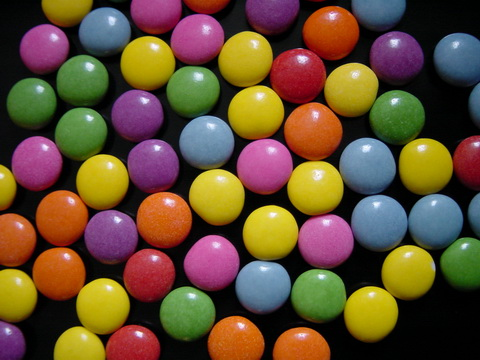
#> input picture PARCIAL 2/colors.jpg, 480 x 360 px
$ python -i fun.py   (imports and definitions only)
#> lines starting #> are read from the running program, lines starting #| are printed output that depends on the picture; after the words box and inside, x2 and y2 are one past the last pixel; in counts of white or black regions, pixels touching at a corner belong together
#> further down, picture is the input picture: shape (360, 480, 3); mean B, G, R 49.7, 76.7, 100.3
import cv2
import numpy as np
#from matplotlib import matplotlib.pyplot as plt

#from google.colab.patches import cv2_imshow
import cv2
import argparse


class detect_color():

  def __init__(self, img):
    #self.img = cv2.imread(img)
    self.img = img
    self.img = np.array(self.img, dtype=np.uint8)
    self.img = np.array(self.img, dtype=np.uint8)
    self.img = cv2.cvtColor(self.img,  cv2.COLOR_BGR2RGB) #Cambia el orden de los canales
    self.imgHsv = cv2.cvtColor(self.img,  cv2.COLOR_BGR2HSV)
#> self.imgHsv: shape (360, 480, 3); mean H, S, V 84.3, 164.3, 111.6

  def Corte(self, color):
#> called with color = 1
    if(color == 1):
      verde1 = np.array([40,0,20], np.uint8)
      verde2 = np.array([80,255,255], np.uint8)

      mask1 = cv2.inRange(self.imgHsv, verde1, verde2)
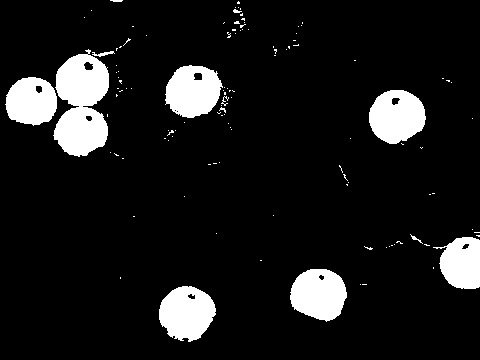
#> mask1: shape (360, 480); 10.2% white; 118 white regions (106 under 20 px), largest, box (x1, y1, x2, y2) and area: (53, 49, 109, 157) 4194, (159, 286, 216, 342) 2328, (369, 90, 426, 144) 2316
      maskverde = cv2.bitwise_and(self.imgHsv, self.imgHsv, mask = mask1)
#> maskverde: shape (360, 480, 3); mean H, S, V 7, 15.3, 11.8

      kernel = np.ones((8,8),np.uint8)

      img_hole = mask1 - np.random.randint(2,size=(mask1.shape[0],mask1.shape[1]),dtype=np.uint8)*255
      img_hole_removed = cv2.erode(cv2.dilate(img_hole,kernel),kernel)
#> img_hole_removed: shape (360, 480); values 1 (black) and 255 (white), 10.5% white; 59 white regions (50 under 20 px), largest, box (x1, y1, x2, y2) and area: (6, 51, 116, 158) 6494, (166, 66, 234, 119) 2552, (370, 91, 427, 146) 2332

      img_noise = img_hole_removed + np.random.randint(2,size=(img_hole_removed.shape[0],img_hole_removed.shape[1]),dtype=np.uint8)*255
      kernel = np.ones((5,5),np.uint8)
      mask2 = cv2.dilate(cv2.erode(img_noise,kernel),kernel)
      maskverde = cv2.bitwise_and(self.imgHsv, self.imgHsv, mask = mask2)
#> maskverde: shape (360, 480, 3); mean H, S, V 7.1, 15.8, 12
      SoloVerde = cv2.cvtColor(maskverde,  cv2.COLOR_HSV2RGB)
      img_color_detected = SoloVerde
      self.verde = SoloVerde

    if(color == 2):
      #verde1 = np.array([25,0,20], np.uint8)
      #verde2 = np.array([35,255,255], np.uint8)

      verde1 = np.array([25,103,255], np.uint8)
      verde2 = np.array([35,20,155], np.uint8)

      mask1 = cv2.inRange(self.imgHsv, verde1, verde2)
      maskverde = cv2.bitwise_and(self.imgHsv, self.imgHsv, mask = mask1)

      kernel = np.ones((7,7),np.uint8)

      img_hole = mask1 - np.random.randint(2,size=(mask1.shape[0],mask1.shape[1]),dtype=np.uint8)*255
      img_hole_removed = cv2.erode(cv2.dilate(img_hole,kernel),kernel)

      img_noise = img_hole_removed + np.random.randint(2,size=(img_hole_removed.shape[0],img_hole_removed.shape[1]),dtype=np.uint8)*255
      kernel = np.ones((5,5),np.uint8)
      mask2 = cv2.dilate(cv2.erode(img_noise,kernel),kernel)
      maskverde = cv2.bitwise_and(self.imgHsv, self.imgHsv, mask = mask2)
      SoloVerde = cv2.cvtColor(maskverde,  cv2.COLOR_HSV2RGB)
      img_color_detected = SoloVerde
      self.amarilla = SoloVerde


    if(color == 3):

      verde1 = np.array([145,100,41], np.uint8)
      verde2 = np.array([170,255,255], np.uint8)

      mask11 = cv2.inRange(self.imgHsv, verde1, verde2)
      maskverde = cv2.bitwise_and(self.imgHsv, self.imgHsv, mask = mask11)


      img_noise = mask11 + np.random.randint(2,size=(mask11.shape[0],mask11.shape[1]),dtype=np.uint8)*255

      kernel = np.ones((15,15),np.uint8)

      img_noise_removed = cv2.dilate(cv2.erode(img_noise,kernel),kernel)


      img_hole = img_noise_removed - np.random.randint(2,size=(img_noise_removed.shape[0],img_noise_removed.shape[1]),dtype=np.uint8)*255


      img_hole_removed = cv2.erode(cv2.dilate(img_hole,kernel),kernel)

      img_noise = img_hole_removed + np.random.randint(2,size=(img_hole_removed.shape[0],img_hole_removed.shape[1]),dtype=np.uint8)*255
      kernel = np.ones((5,5),np.uint8)
      mask2 = cv2.dilate(cv2.erode(img_noise,kernel),kernel)
      maskverde = cv2.bitwise_and(self.imgHsv, self.imgHsv, mask = mask2)
      SoloVerde = cv2.cvtColor(maskverde,  cv2.COLOR_HSV2RGB)
      img_color_detected = SoloVerde
      self.morado = SoloVerde
    return img_color_detected

  # [107 lines left out: functions Canvas, Conteo_proceso, not called in this run]

  def Conteo_total(self):
     #Deteccion de color VERDE ###############################################
      verde_deteccion = self.Corte(1)
      verde_conteo = verde_deteccion

      #Transformacion del espacio de color bgr a gray y extraccion de bordes
      grises_verdes = cv2.cvtColor(verde_deteccion, cv2.COLOR_BGR2GRAY)
      bordes_verdes =  cv2.Canny(grises_verdes, 10, 631)
#> bordes_verdes: shape (360, 480); 1% white in thin lines or dots, all inside (x1, y1, x2, y2) = (6, 55, 480, 341)

      ctns, _ = cv2.findContours(bordes_verdes, cv2.RETR_EXTERNAL,cv2.CHAIN_APPROX_SIMPLE)
#> ctns = 8 contours; box (x1, y1, x2, y2) and area: (369, 90, 425, 145) 2292, (291, 269, 347, 322) 74, (160, 286, 216, 341) 44, (56, 55, 109, 106) 38, (167, 66, 220, 118) 32, (55, 107, 108, 158) 30, (6, 78, 57, 126) 29, (440, 238, 480, 290) 26
      #cv2.drawContours(verde, ctns, -1, (0,0,255), 2)
      color = (200,0,0)
      #print('Número de contornos encontrados: ', len(ctns))
      texto = 'Caramelos verdes encontrados: '+ str(len(ctns))
#> texto = 'Caramelos verdes encontrados: 8'
      cv2.putText(verde_conteo, texto, (10,20), cv2.FONT_ITALIC, 0.7,
        color, 2, cv2.LINE_AA)
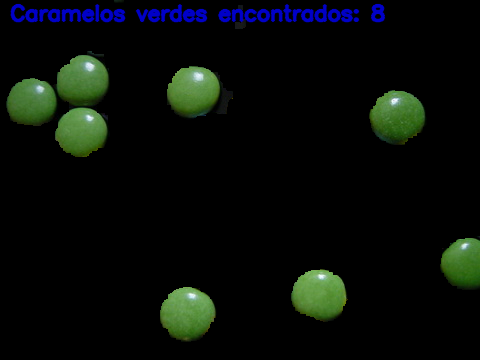
#> verde_conteo: shape (360, 480, 3); mean B, G, R 8.8, 12, 7.5

      #Deteccion de color AMARILLO#############################################
      amarillo_deteccion = self.Corte(2)
#> call 2 of Corte, with color = 2
#> in Corte (call 2), `mask1 = cv2.inRange(self.imgHsv, verde1, verde2)`: mask1: shape (360, 480); every value is 0
#> in Corte (call 2), `maskverde = cv2.bitwise_and(self.imgHsv, self.imgHsv, mask = mask1)`: maskverde: shape (360, 480, 3); every value is 0
#> in Corte (call 2), `img_hole = mask1 - np.random.randint(2,size=(mask1.shape[0],mask1.shap..`:
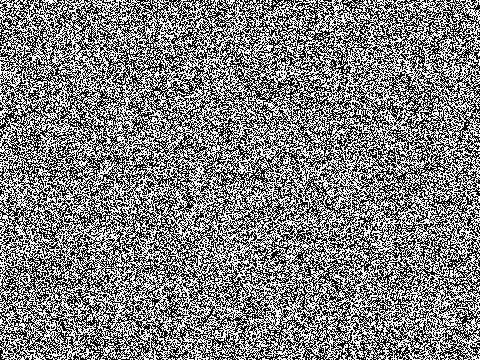
#> img_hole: shape (360, 480); values 0 (black) and 1 (white), 50.1% white; black in thin lines or dots
#> in Corte (call 2), `img_hole_removed = cv2.erode(cv2.dilate(img_hole,kernel),kernel)`: img_hole_removed: shape (360, 480); every value is 1
#> in Corte (call 2), `img_noise = img_hole_removed + np.random.randint(2,size=(img_hole_remo..`:
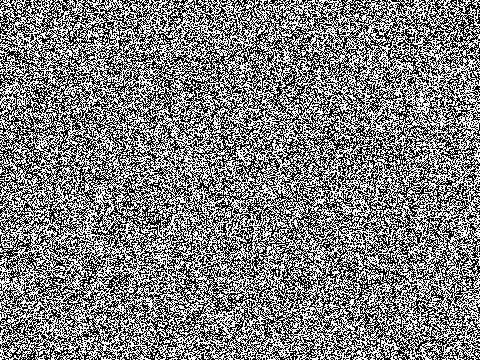
#> img_noise: shape (360, 480); values 0 (black) and 1 (white), 49.9% white in thin lines or dots
      amarillo_conteo = amarillo_deteccion

      #Transformacion del espacio de color bgr a gray y extraccion de bordes
      grises_amarillo = cv2.cvtColor(amarillo_deteccion, cv2.COLOR_BGR2GRAY)
      bordes_amarillo =  cv2.Canny(grises_amarillo, 10, 420)

      ctns2, _ = cv2.findContours(bordes_amarillo, cv2.RETR_EXTERNAL,cv2.CHAIN_APPROX_SIMPLE)
#> ctns2 = []
      #cv2.drawContours(verde, ctns, -1, (0,0,255), 2)
      color = (200,0,0)
      #print('Número de contornos encontrados: ', len(ctns))
      texto = 'Caramelos Amarillos encontrados: '+ str(len(ctns2))
#> texto = 'Caramelos Amarillos encontrados: 0'
      cv2.putText(amarillo_conteo, texto, (10,20), cv2.FONT_ITALIC, 0.7,
        color, 2, cv2.LINE_AA)
#> amarillo_conteo: shape (360, 480, 3); mean B, G, R 3.7, 0, 0

      #Deteccion de color VIOLETA###############################################
      violeta_deteccion = self.Corte(3)
#> call 3 of Corte, with color = 3
#> in Corte (call 3), `mask11 = cv2.inRange(self.imgHsv, verde1, verde2)`: mask11: shape (360, 480); 5.4% white; 58 white regions (48 under 20 px), largest, box (x1, y1, x2, y2) and area: (111, 89, 164, 136) 1826, (84, 210, 138, 259) 1750, (127, 138, 179, 186) 1740
#> in Corte (call 3), `maskverde = cv2.bitwise_and(self.imgHsv, self.imgHsv, mask = mask11)`: maskverde: shape (360, 480, 3); mean H, S, V 8.2, 7.8, 6.3
#> in Corte (call 3), `img_noise = mask11 + np.random.randint(2,size=(mask11.shape[0],mask11...`:
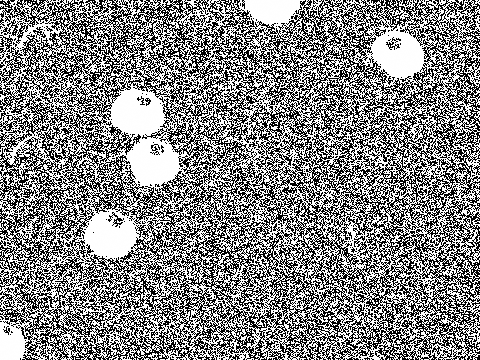
#> img_noise: shape (360, 480); min 0, max 255, mean 134.6
#> in Corte (call 3), `img_noise_removed = cv2.dilate(cv2.erode(img_noise,kernel),kernel)`: img_noise_removed: shape (360, 480); values 0 (black) and 254 (white), 4.3% white; 6 white regions, box (x1, y1, x2, y2) and area: (112, 91, 163, 134) 1656, (130, 144, 178, 184) 1491, (90, 221, 136, 257) 1364, (381, 38, 423, 77) 1264, (245, 0, 300, 23) 1049, (0, 333, 24, 360) 604
#> in Corte (call 3), `maskverde = cv2.bitwise_and(self.imgHsv, self.imgHsv, mask = mask2)`: maskverde: shape (360, 480, 3); mean H, S, V 6.8, 6.6, 5.1
      violeta_conteo = violeta_deteccion

      #Transformacion del espacio de color bgr a gray y extraccion de bordes
      grises_violeta = cv2.cvtColor(violeta_deteccion, cv2.COLOR_BGR2GRAY)
      bordes_violeta =  cv2.Canny(grises_violeta, 0, 150)
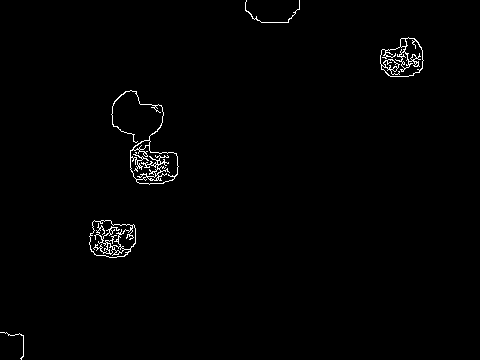
#> bordes_violeta: shape (360, 480); 1.1% white in thin lines or dots, all inside (x1, y1, x2, y2) = (0, 0, 424, 360)

      ctns3, _ = cv2.findContours(bordes_violeta, cv2.RETR_EXTERNAL,cv2.CHAIN_APPROX_SIMPLE)
#> ctns3 = 5 contours, 2 with area under 20; largest, box (x1, y1, x2, y2) and area: (111, 90, 179, 185) 1540, (89, 220, 136, 258) 1382, (380, 37, 424, 77) 1240
      #cv2.drawContours(verde, ctns, -1, (0,0,255), 2)
      color = (200,0,0)
      #print('Número de contornos encontrados: ', len(ctns))
      texto = 'Caramelos Violetas encontrados: '+ str(len(ctns3))
#> texto = 'Caramelos Violetas encontrados: 5'
      cv2.putText(violeta_conteo, texto, (10,20), cv2.FONT_ITALIC, 0.7,
        color, 2, cv2.LINE_AA)
#> violeta_conteo: shape (360, 480, 3); mean B, G, R 8.4, 2.1, 4.7

      imgs = np.hstack([ verde_conteo, amarillo_conteo, violeta_conteo])
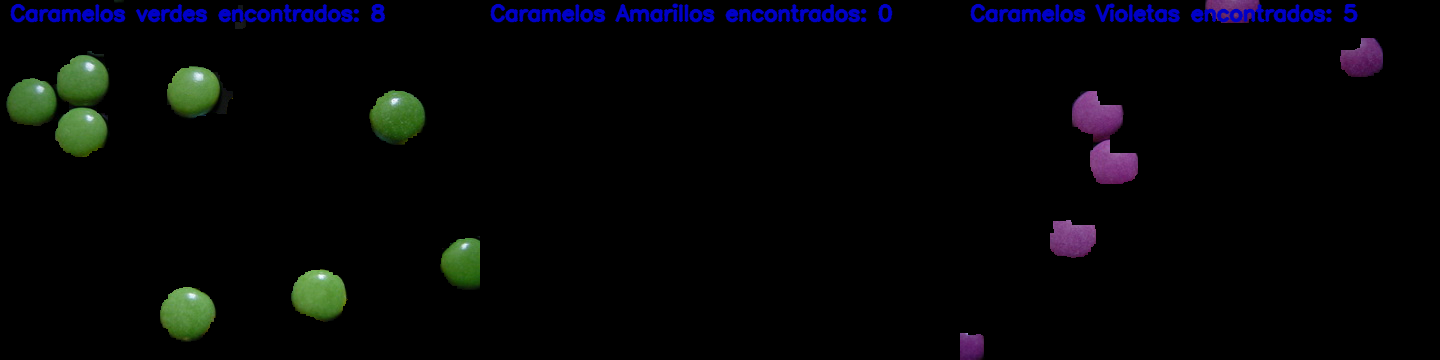
#> imgs: shape (360, 1440, 3); mean B, G, R 7, 4.7, 4.1

      # Mostrar múltiples
      cv2.imshow("mutil_pic", imgs)
      cv2.imshow('mat', self.img)

>>> import cv2
>>> picture = cv2.imread('colors.jpg')
>>> result = detect_color(picture).Conteo_total()
